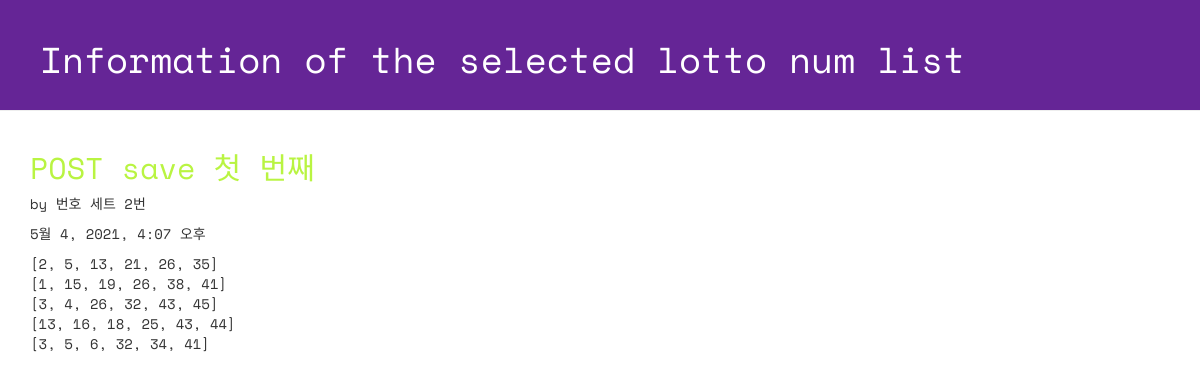
Screenshot of /lotto/2/detail with the database file from the repository.
### lotto/models.py (models this page shows, shortened)
class GuessNumbers(models.Model):
    name = models.CharField(max_length=24)
    text = models.CharField(max_length=255)
    lottos = models.CharField(max_length=255, default='[1, 2, 3, 4, 5, 6]')
    num_lottos = models.IntegerField(default=5)
    update_date = models.DateTimeField()

### lotto/views.py (the view)
# urls.py: path('lotto/<int:lottokey>/detail', views.detail, name='detail'),
def detail(request, lottokey):
    lotto = GuessNumbers.objects.get(pk=lottokey)
    return render(request, "lotto/detail.html", {"lotto": lotto})

### lotto/templates/lotto/detail.html (shortened to what this page needs)
<!DOCTYPE html>
{% load staticfiles %}
<html lang="ko">
<head>
 <link rel="stylesheet" href="//maxcdn.bootstrapcdn.com/bootstrap/3.2.0/css/bootstrap.min.css">
 <link rel="stylesheet" href="//maxcdn.bootstrapcdn.com/bootstrap/3.2.0/css/bootstrap-theme.min.css">
 <link rel="stylesheet" href="{% static 'css/lotto.css'%}">
</head>
<body>
 <div class="page-header">
 <h1><a href="{% url 'index' %}" style="text-decoration: none; color: white;">
  Information of the selected lotto num list
 </a></h1>
 </div>
 <div class="container lotto">
   <h2>{{ lotto.text }}</h2>
   <p> by {{ lotto.name }}</p>
   <p> {{ lotto.update_date }}</p>
   <p> {{ lotto.lottos | linebreaksbr }}</p>
 </div>
</body>
</html>

### lotto/static/css/lotto.css (style rules this page uses)
.page-header { background-color: #652596; margin-top: 0; padding: 20px 20px 20px 40px; font-family: 'Space Mono', monospace; }
.page-header h1 { color: #FFFFFF; }
.container { font-family: 'Space Mono', monospace; }
.container h2 { color: #B9F442; }

### rows the page displays
GuessNumbers: text "POST save 첫 번째", name "번호 세트 2번", update_date "5월 4, 2021, 4:07 오후", lottos "[2, 5, 13, 21, 26, 35] [1, 15, 19, 26, 38, 41] [3, 4, 26, 32, 43, 45] [13, 16, 18, 25, 43, 44] [3, 5, 6, 32, 34, 41]"
